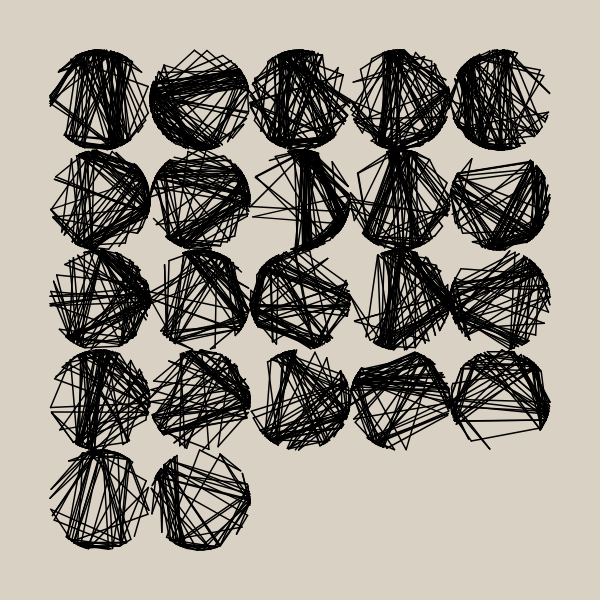
Frame 1 (no input)
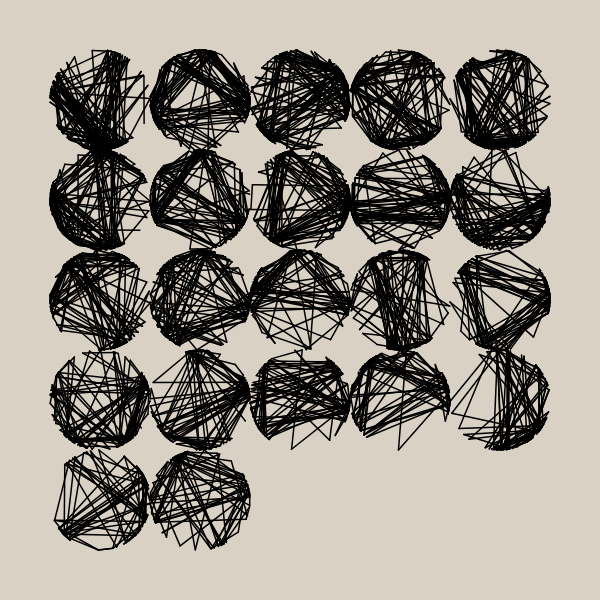
Frame 2 (the mouse pressed at the canvas centre, redrawn once)

The p5.js sketch that drew these frames (run headless with seeded random() and noise() and a simulated clock; the mouse was pressed at the canvas centre and the sketch redrawn once):

// p5.js sketch
// ── sketch.js
let r = 100 / 2;
let angle = 0;
let margin = 50;

let col, row;

function setup() {
    createCanvas(600, 600);
    bg = color(217, 209, 196);
    background(bg);
    strokeWeight(1.5);

    cols = floor(width / 100) - 1;
    rows = floor(height / 100) - 1;
}

function draw() {
    background(bg);
    let d = 140;

    for (let j = 0; j < rows; j++) {
        for (let i = 0; i < cols; i++) {
            if (!(j === rows - 1 && i > cols / 2 - 1)) {
                noiseSeed(random(100000));
                drawTheThing(margin + i * 2 * r, margin + j * 2 * r, r, d);
            }
            d -= 3;
        }
    }

    noLoop();
}

function drawTheThing(x, y, radius, iterations) {
    push();
    translate(x + radius, y + radius);
    let a1 = random(0, TAU);
    let a2;

    let pref = [
        random(0, PI / 2),
        random(PI / 2, PI),
        random(PI, (3 * PI) / 2),
        random((3 * PI) / 2, TAU),
    ];

    let offset = PI / 12;
    let c = 16;
    let noiseOffsetX = random(1000);
    let noiseOffsetY = random(1000);

    for (let i = 0; i < iterations; i++) {
        if (random() < 0.3) {
            a2 =
                (noise(noiseOffsetX + cos(a1), noiseOffsetY + sin(a1)) *
                    PI *
                    c) %
                TWO_PI;
        } else {
            a2 = random(pref) + random(-offset, offset);
        }

        line(
            radius * cos(a1),
            radius * sin(a1),
            radius * cos(a2),
            radius * sin(a2)
        );

        a1 = a2;
    }
    pop();
}
